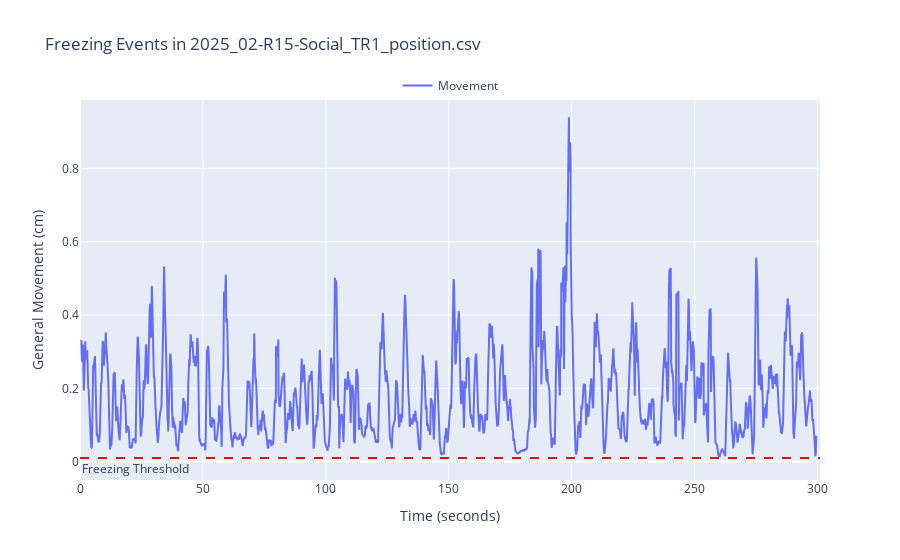

Here is the notebook cell this chart was saved with:
### Markdown cell above
---
#### 3.  We can also measure other behaviours, such as freezing

### Code cell
# Plot freezing events
rst.plot_freezing(params, example_path)

### Figure 1 — Plotly figure (JSON) as saved in the notebook; plotly's stock layout.template omitted (floating-point values rounded to 4 significant figures; data arrays with more than 128 entries replaced by an {"elided": "..."} marker saying what was removed)
{"data": [{"mode": "lines", "name": "Movement", "type": "scatter", "x": {"elided": "9000 float values"}, "y": {"elided": "9000 float values"}}], "layout": {"annotations": [{"showarrow": false, "text": "Freezing Threshold", "x": 0, "xanchor": "left", "xref": "x domain", "y": 0.01, "yanchor": "top", "yref": "y"}], "legend": {"orientation": "h", "x": 0.5, "xanchor": "center", "y": 1, "yanchor": "bottom"}, "shapes": [{"line": {"color": "red", "dash": "dash"}, "type": "line", "x0": 0, "x1": 1, "xref": "x domain", "y0": 0.01, "y1": 0.01, "yref": "y"}], "showlegend": true, "title": {"text": "Freezing Events in 2025_02-R15-Social_TR1_position.csv"}, "xaxis": {"range": [0, 301.0], "title": {"text": "Time (seconds)"}}, "yaxis": {"range": [-0.05, 0.9863], "title": {"text": "General Movement (cm)"}}}}
